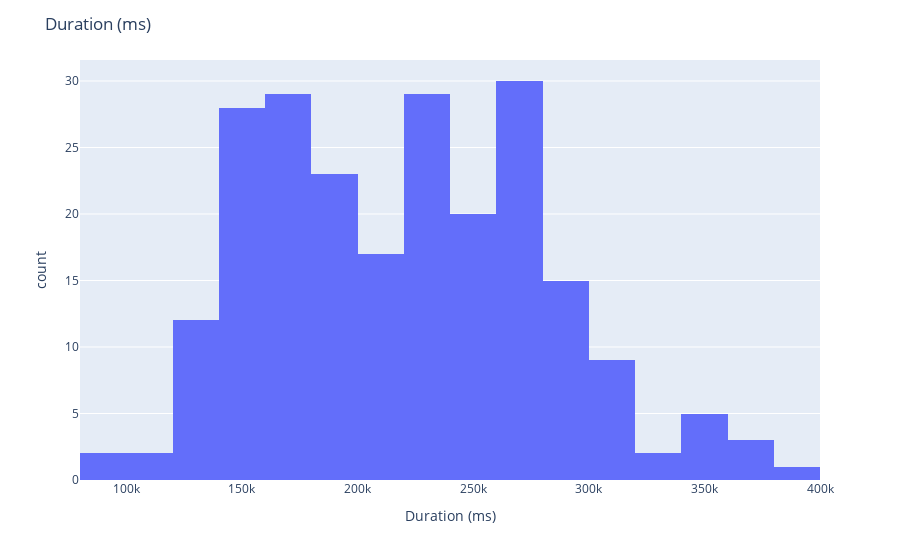
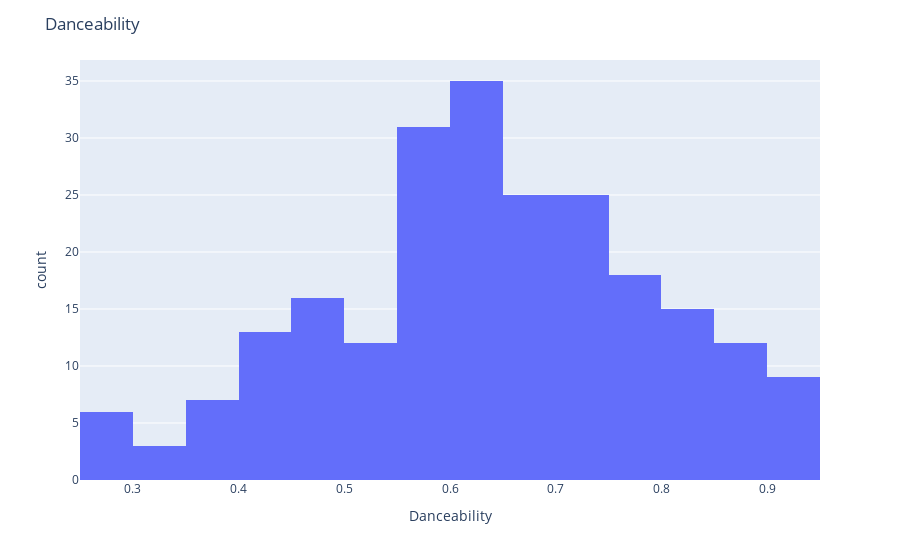
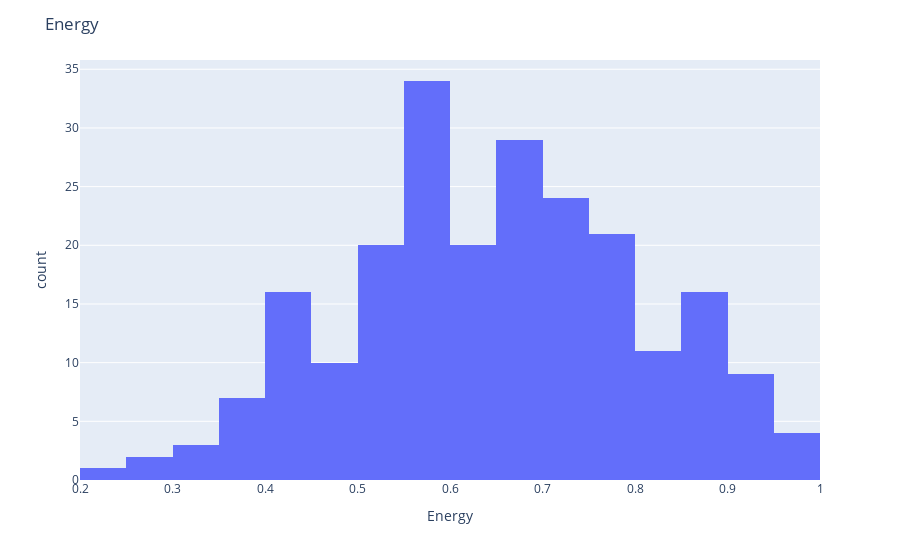

The cell these charts' notebook holds for them, in order:
### Code cell
for feature in features:
    fig = px.histogram(data, x=feature)
    fig.update_layout(title=f"{feature}")
    fig.show()

### Figure 1 — Plotly figure (JSON) as saved in the notebook; plotly's stock layout.template omitted (floating-point values rounded to 4 significant figures; data arrays with more than 128 entries replaced by an {"elided": "..."} marker saying what was removed)
{"data": [{"alignmentgroup": "True", "bingroup": "x", "hovertemplate": "Duration (ms)=%{x}<br>count=%{y}<extra></extra>", "legendgroup": "", "marker": {"color": "#636efa", "pattern": {"shape": ""}}, "name": "", "offsetgroup": "", "orientation": "v", "showlegend": false, "type": "histogram", "x": {"elided": "227 int values"}, "xaxis": "x", "yaxis": "y"}], "layout": {"barmode": "relative", "legend": {"tracegroupgap": 0}, "margin": {"t": 60}, "title": {"text": "Duration (ms)"}, "xaxis": {"anchor": "y", "domain": [0, 1], "title": {"text": "Duration (ms)"}}, "yaxis": {"anchor": "x", "domain": [0, 1], "title": {"text": "count"}}}}

### Figure 2 — Plotly figure (JSON) as saved in the notebook; plotly's stock layout.template omitted (floating-point values rounded to 4 significant figures; data arrays with more than 128 entries replaced by an {"elided": "..."} marker saying what was removed)
{"data": [{"alignmentgroup": "True", "bingroup": "x", "hovertemplate": "Danceability=%{x}<br>count=%{y}<extra></extra>", "legendgroup": "", "marker": {"color": "#636efa", "pattern": {"shape": ""}}, "name": "", "offsetgroup": "", "orientation": "v", "showlegend": false, "type": "histogram", "x": {"elided": "227 float values"}, "xaxis": "x", "yaxis": "y"}], "layout": {"barmode": "relative", "legend": {"tracegroupgap": 0}, "margin": {"t": 60}, "title": {"text": "Danceability"}, "xaxis": {"anchor": "y", "domain": [0, 1], "title": {"text": "Danceability"}}, "yaxis": {"anchor": "x", "domain": [0, 1], "title": {"text": "count"}}}}

### Figure 3 — Plotly figure (JSON) as saved in the notebook; plotly's stock layout.template omitted (floating-point values rounded to 4 significant figures; data arrays with more than 128 entries replaced by an {"elided": "..."} marker saying what was removed)
{"data": [{"alignmentgroup": "True", "bingroup": "x", "hovertemplate": "Energy=%{x}<br>count=%{y}<extra></extra>", "legendgroup": "", "marker": {"color": "#636efa", "pattern": {"shape": ""}}, "name": "", "offsetgroup": "", "orientation": "v", "showlegend": false, "type": "histogram", "x": {"elided": "227 float values"}, "xaxis": "x", "yaxis": "y"}], "layout": {"barmode": "relative", "legend": {"tracegroupgap": 0}, "margin": {"t": 60}, "title": {"text": "Energy"}, "xaxis": {"anchor": "y", "domain": [0, 1], "title": {"text": "Energy"}}, "yaxis": {"anchor": "x", "domain": [0, 1], "title": {"text": "count"}}}}
